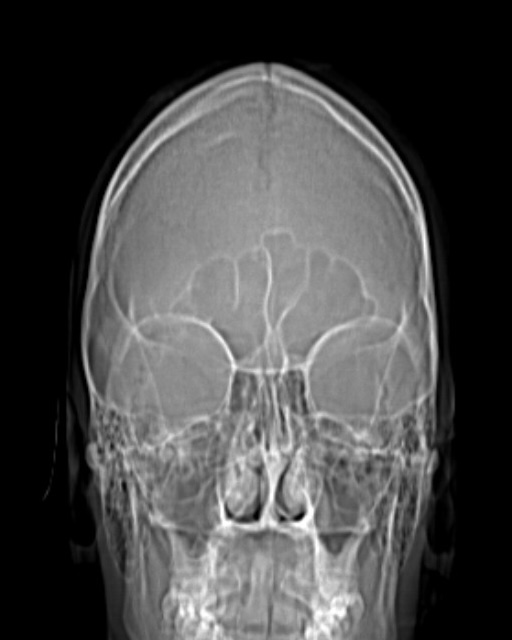
#> input picture output/Kshema1_cropped_properly_reconstructed.png, 512 x 640 px; its folder holds only this picture in this run
$ python main.py output/Kshema1_cropped_properly_reconstructed.png
#> lines starting #> are read from the running program, lines starting #| are printed output that depends on the picture; after the words box and inside, x2 and y2 are one past the last pixel; in counts of white or black regions, pixels touching at a corner belong together
### bitstream.py
import gc
from concurrent.futures import ProcessPoolExecutor
from math import ceil
import cv2
import numpy as np
import io
import flags
from utils import (
    reconstruct_block,
    decode_char_code_mapping,
    minimize_block,
    BitStreamWriter,
    BitStreamReader,
    get_espresso_cost,
    apply_zigzag_xor_4x4,
    reverse_zigzag_xor_4x4,
    numpy_binary_to_gray,
    numpy_gray_to_binary,
)
from stats import CompressionStats, _collect_stats_from_node

import multiprocessing
import gc

ENCODING_HOMOGENEOUS_0 = 0b00
ENCODING_HOMOGENEOUS_1 = 0b01
ENCODING_INTERNAL = 0b10
ENCODING_HETEROGENEOUS = 0b11


class QuadTree:
    def __init__(self, x, y, w, h):
        self.x, self.y, self.w, self.h = x, y, w, h
        self.color = None
        self.minimized = None
        self.raw_block_data = None
        self.subtype = None
        self.children = []
        self.discarded_minimized_data = None
        self.xor_applied = False

    def subdivide(self, block_data, stats=None, bitplane=None):
        blk = block_data

        if np.all(blk == blk.flat[0]):
            self.color = int(blk.flat[0])
            return

        if self.w <= 8 and self.h <= 8:
            work_blk = blk.copy()

            raw_cost = self.w * self.h
            min_data = minimize_block(work_blk)
            espresso_cost = get_espresso_cost(min_data, use_3_bit_cube_count=True)

            if espresso_cost < raw_cost:
                # Stats: Originally Compressible
                if flags.PREDICTIVE_XOR_8X8_MODE and stats is not None and bitplane is not None:
                    xor_stats = stats.plane_stats[bitplane].get("xor_comparison_stats")
                    if xor_stats:
                        xor_stats["originally_compressible"] += 1

                self.subtype = "espresso"
                self.minimized = min_data
                self.xor_applied = False
                return

            # Stats: Originally Incompressible
            if flags.PREDICTIVE_XOR_8X8_MODE and stats is not None and bitplane is not None:
                xor_stats = stats.plane_stats[bitplane].get("xor_comparison_stats")
                if xor_stats:
                    xor_stats["originally_incompressible"] += 1

            if flags.PREDICTIVE_XOR_8X8_MODE:
                xor_blk = blk.copy()
                apply_zigzag_xor_4x4(xor_blk)

                min_data_xor = minimize_block(xor_blk)
                espresso_cost_xor = get_espresso_cost(
                    min_data_xor, use_3_bit_cube_count=True
                )

                if espresso_cost_xor < raw_cost:
                    # Stats: Converted to Compressible
                    if stats is not None and bitplane is not None:
                        xor_stats = stats.plane_stats[bitplane].get("xor_comparison_stats")
                        if xor_stats:
                            xor_stats["xor_converted_to_compressible"] += 1

                    self.subtype = "espresso"
                    self.minimized = min_data_xor
                    self.xor_applied = True
                else:
                    # Stats: Failed to Convert
                    if stats is not None and bitplane is not None:
                        xor_stats = stats.plane_stats[bitplane].get("xor_comparison_stats")
                        if xor_stats:
                            xor_stats["xor_failed_to_convert"] += 1

                    self.subtype = "raw"
                    self.raw_block_data = xor_blk
                    self.discarded_minimized_data = min_data_xor
                    self.xor_applied = True
            else:
                self.subtype = "raw"
                self.raw_block_data = work_blk
                self.discarded_minimized_data = min_data
            return

        w1, h1 = (self.w + 1) // 2, (self.h + 1) // 2
        w2, h2 = self.w - w1, self.h - h1

        child_info = [
            ((0, 0, w1, h1), blk[0:h1, 0:w1]),
            ((w1, 0, w2, h1), blk[0:h1, w1 : w1 + w2]),
            ((0, h1, w1, h2), blk[h1 : h1 + h2, 0:w1]),
            ((w1, h1, w2, h2), blk[h1 : h1 + h2, w1 : w1 + w2]),
        ]

        for (dx, dy, ww, hh), child_slice in child_info:
            if ww > 0 and hh > 0:
                child = QuadTree(self.x + dx, self.y + dy, ww, hh)
                child.subdivide(child_slice, stats, bitplane)
                self.children.append(child)

    def to_dict(self):
        if not self.children:
            node = {"type": "leaf", "x": self.x, "y": self.y, "w": self.w, "h": self.h}
            if self.color is not None:
                node["code"] = "11" if self.color == 1 else "10"
            elif self.subtype == "espresso":
                node["subtype"] = "espresso"
                node["data"] = self.minimized
                if flags.PREDICTIVE_XOR_8X8_MODE and self.w == 8 and self.h == 8:
                    node["xor_applied"] = self.xor_applied
            elif self.subtype == "raw":
                node["subtype"] = "raw"
                node["data"] = self.raw_block_data.tolist()
                if self.discarded_minimized_data:
                    node["discarded_minimized_data"] = self.discarded_minimized_data
                if flags.PREDICTIVE_XOR_8X8_MODE and self.w == 8 and self.h == 8:
                    node["xor_applied"] = self.xor_applied
            else:
                node["code"] = "10"
            return node
        return {
            "type": "node",
            "x": self.x,
            "y": self.y,
            "w": self.w,
            "h": self.h,
            "children": [c.to_dict() for c in self.children],
        }


def compress_image_to_bitstream(image_path):
    arr = cv2.imread(image_path, cv2.IMREAD_GRAYSCALE)
#> arr is the input picture: shape (640, 512); min 0, max 255, mean 72.9
    if arr is None:
        raise FileNotFoundError(f"Could not read image at {image_path}")
    h_original, w_original = arr.shape
#> h_original = 640; w_original = 512
    h_padded, w_padded = ceil(h_original / 64) * 64, ceil(w_original / 64) * 64
#> h_padded = 640; w_padded = 512
    padded_arr = np.pad(
        arr,
        ((0, h_padded - h_original), (0, w_padded - w_original)),
        mode="constant",
        constant_values=0,
    )
    h, w = padded_arr.shape
#> h = 640; w = 512
    byte_stream = io.BytesIO()
    writer = BitStreamWriter(byte_stream)
    stats = CompressionStats()
    stats.raw_bits = h * w * 8
#> stats.raw_bits = 2621440

    if flags.GRAY_PIXELS_MODE:
        padded_arr = numpy_binary_to_gray(padded_arr)

    previous_total_bits = 0
    for bit in range(8):
        stats._init_plane_stats(bit)
        plane_arr = ((padded_arr >> bit) & 1).astype(np.uint8)

        tasks = []
        for y0 in range(0, h, 64):
            for x0 in range(0, w, 64):
                tile = plane_arr[y0: y0 + 64, x0: x0 + 64]
                tasks.append((tile, bit, flags.PREDICTIVE_XOR_8X8_MODE))

        results = []
        with multiprocessing.Pool(processes=1, maxtasksperchild=1) as pool:
            results = pool.map(_process_tile_worker, tasks)

        task_idx = 0
        for y0 in range(0, h, 64):
            for x0 in range(0, w, 64):
                node_dict, local_xor_stats = results[task_idx]
                tile = plane_arr[y0: y0 + 64, x0: x0 + 64]
                task_idx += 1

                if local_xor_stats:
                    for k, v in local_xor_stats.items():
                        stats.plane_stats[bit]["xor_comparison_stats"][k] += v

                temp_stream = io.BytesIO()
                temp_writer = BitStreamWriter(temp_stream)
                encode_quadtree_node_bitstream(node_dict, temp_writer)
                temp_writer.flush()

                quadtree_cost_bits = len(temp_stream.getvalue()) * 8
                temp_stream.close()

                if quadtree_cost_bits >= tile.size:
                    stats.plane_stats[bit]["raw_64_blocks"] += 1
                    _collect_stats_from_node(node_dict, stats, bit, is_overflow=True)
                    writer.write_bit(1)
                    for pixel in tile.flat:
                        writer.write_bit(int(pixel))
                else:
                    stats.plane_stats[bit]["quadtree_64_blocks"] += 1
                    _collect_stats_from_node(node_dict, stats, bit, is_overflow=False)
                    writer.write_bit(0)
                    encode_quadtree_node_bitstream(node_dict, writer)

        current_total_bits = len(byte_stream.getvalue()) * 8 + writer._bits_in_byte
        plane_bits = current_total_bits - previous_total_bits
        stats.plane_stats[bit]['compressed_bits'] = plane_bits
        previous_total_bits = current_total_bits

        gc.collect()
#> this loop made 1 pass
#> pass 1, in compress_image_to_bitstream, `plane_arr = ((padded_arr >> bit) & 1).astype(np.uint8)`:
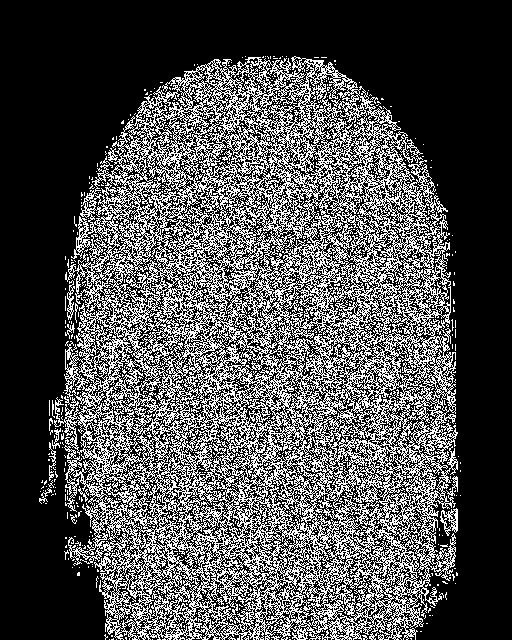
#> plane_arr: shape (640, 512); values 0 (black) and 1 (white), 31% white in thin lines or dots, all inside (x1, y1, x2, y2) = (39, 56, 461, 640)
#> after the loop, stats.plane_stats = 1 item

    writer.flush()
    compressed_data = byte_stream.getvalue()

    stats.compressed_bits = len(compressed_data) * 8
    return {
        "bitstream": compressed_data,
        "width": w,
        "height": h,
        "original_width": w_original,
        "original_height": h_original,
        "stats": stats,
    }


# [182 lines left out: functions decompress_image_from_bitstream, encode_quadtree_node_bitstream, encode_minimized_block_bitstream, decode_quadtree_node_bitstream, decode_minimized_block_bitstream, reconstruct_from_quadtree_node, not called in this run]


def _process_tile_worker(args):
    tile, bit, xor_mode = args
    flags.PREDICTIVE_XOR_8X8_MODE = xor_mode

    local_stats = CompressionStats()
    local_stats._init_plane_stats(bit)

    root = QuadTree(0, 0, 64, 64)
#> (the run stopped early here; a loop or call above may not have finished)

$ run again, on output/Kshema2_cropped_properly_reconstructed.png
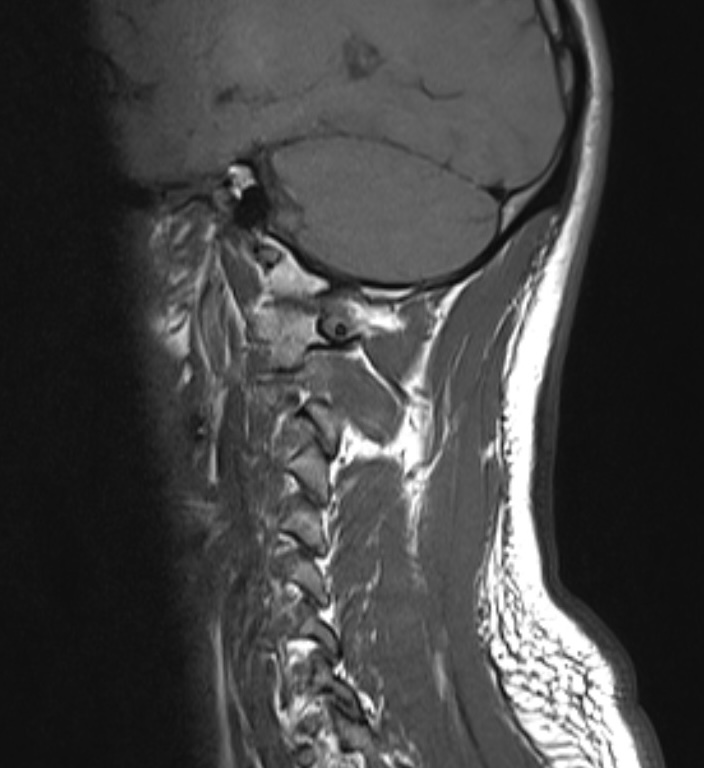
#> input picture output/Kshema2_cropped_properly_reconstructed.png, 704 x 768 px
#> in compress_image_to_bitstream, arr is the input picture: shape (768, 704); min 11, max 255, mean 67.6
#> the loop in compress_image_to_bitstream, `for bit in range(8):` made 1 pass
#> pass 1, in compress_image_to_bitstream, `plane_arr = ((padded_arr >> bit) & 1).astype(np.uint8)`:
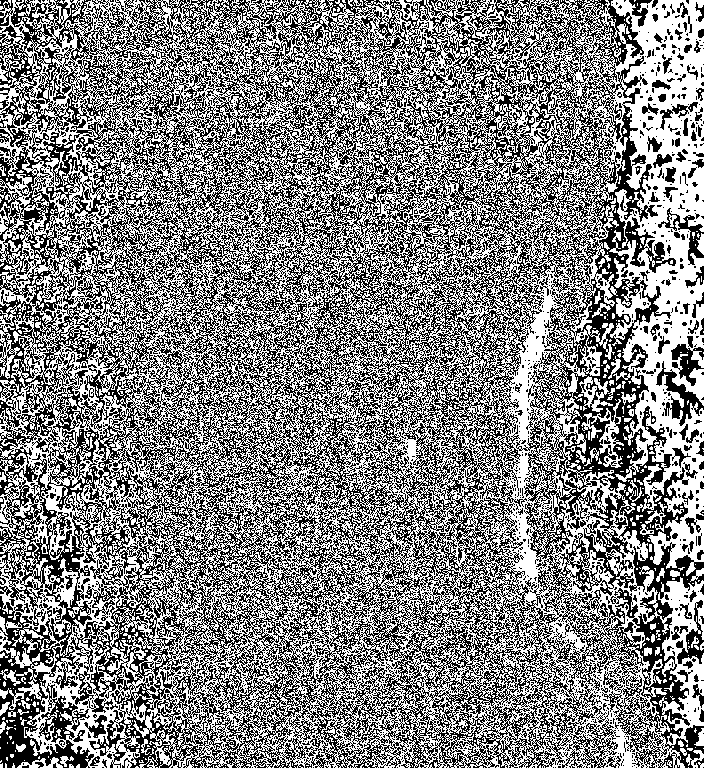
#> plane_arr: shape (768, 704); values 0 (black) and 1 (white), 51.5% white; black in thin lines or dots
#> after the loop in compress_image_to_bitstream, `for bit in range(8):`: stats.plane_stats = 1 item

$ run again, on output/Kshema3_cropped_properly_reconstructed.png
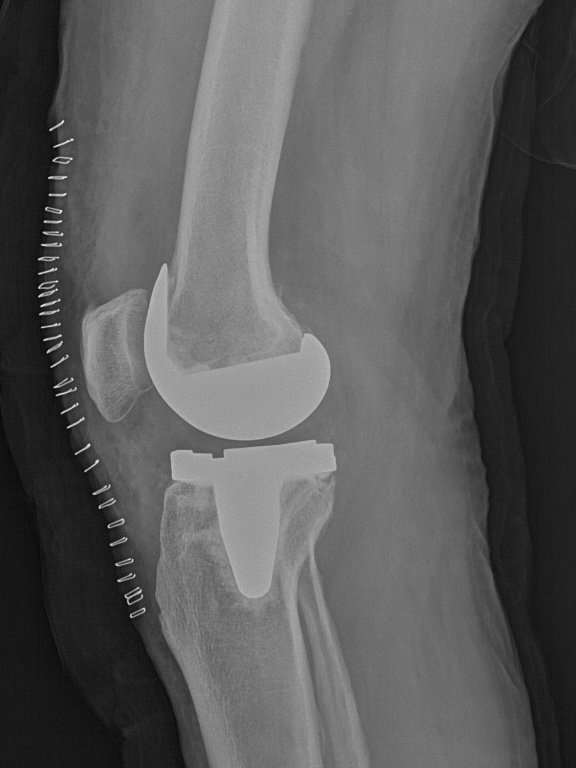
#> input picture output/Kshema3_cropped_properly_reconstructed.png, 576 x 768 px
#> in compress_image_to_bitstream, arr is the input picture: shape (768, 576); min 6, max 248, mean 90.3
#> the loop in compress_image_to_bitstream, `for bit in range(8):` made 1 pass
#> pass 1, in compress_image_to_bitstream, `plane_arr = ((padded_arr >> bit) & 1).astype(np.uint8)`:
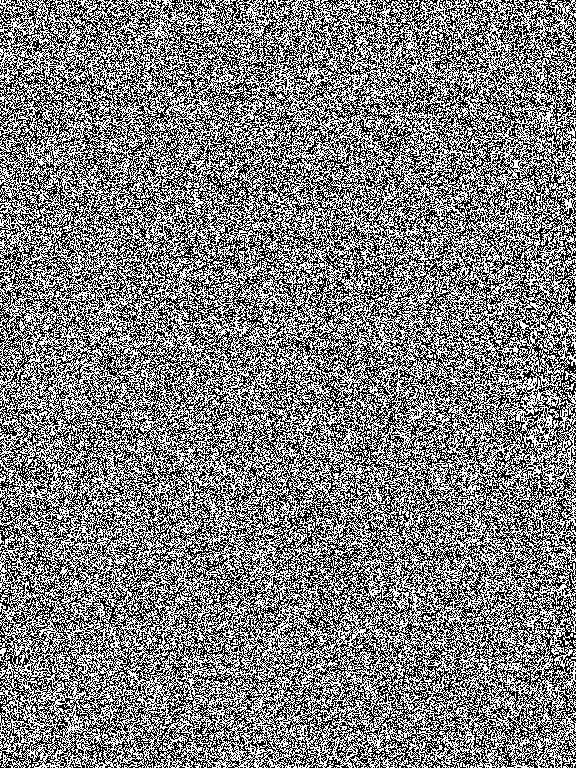
#> plane_arr: shape (768, 576); values 0 (black) and 1 (white), 50% white; black in thin lines or dots
#> after the loop in compress_image_to_bitstream, `for bit in range(8):`: stats.plane_stats = 1 item

$ run again, on output/Kshema4_cropped_properly_reconstructed.png
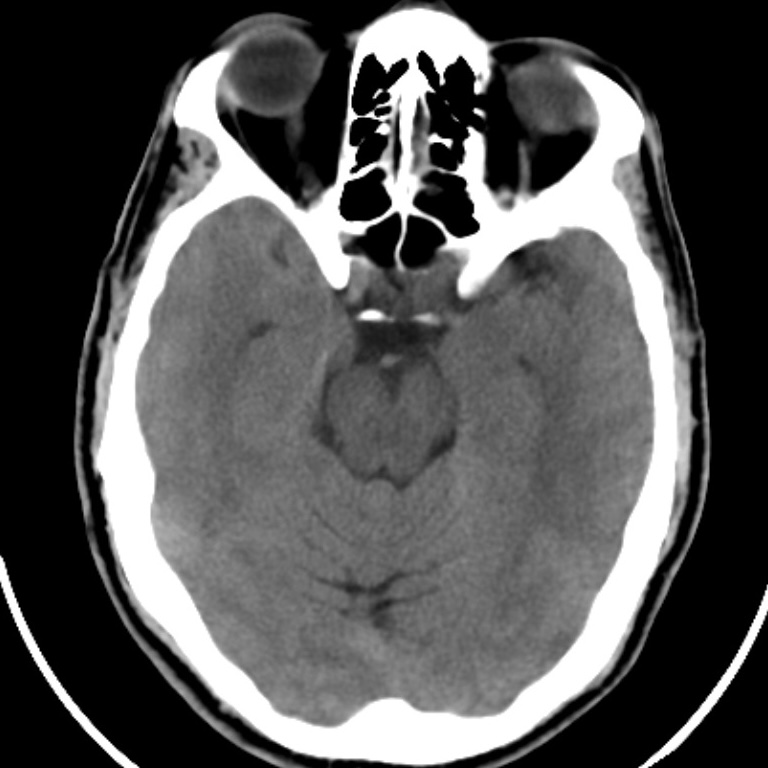
#> input picture output/Kshema4_cropped_properly_reconstructed.png, 768 x 768 px
#> in compress_image_to_bitstream, arr is the input picture: shape (768, 768); min 0, max 255, mean 85.1
#> the loop in compress_image_to_bitstream, `for bit in range(8):` made 1 pass
#> pass 1, in compress_image_to_bitstream, `plane_arr = ((padded_arr >> bit) & 1).astype(np.uint8)`:
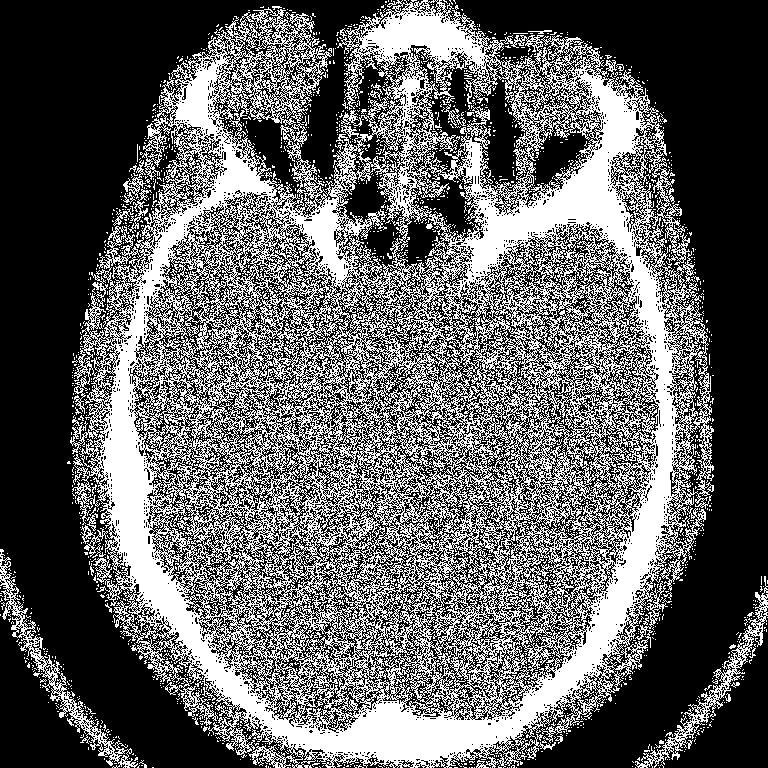
#> plane_arr: shape (768, 768); values 0 (black) and 1 (white), 38.4% white; 2141 white regions (2105 under 20 px), largest, box (x1, y1, x2, y2) and area: (70, 0, 714, 768) 214155, (0, 549, 138, 768) 2559, (635, 576, 768, 768) 2148
#> after the loop in compress_image_to_bitstream, `for bit in range(8):`: stats.plane_stats = 1 item
